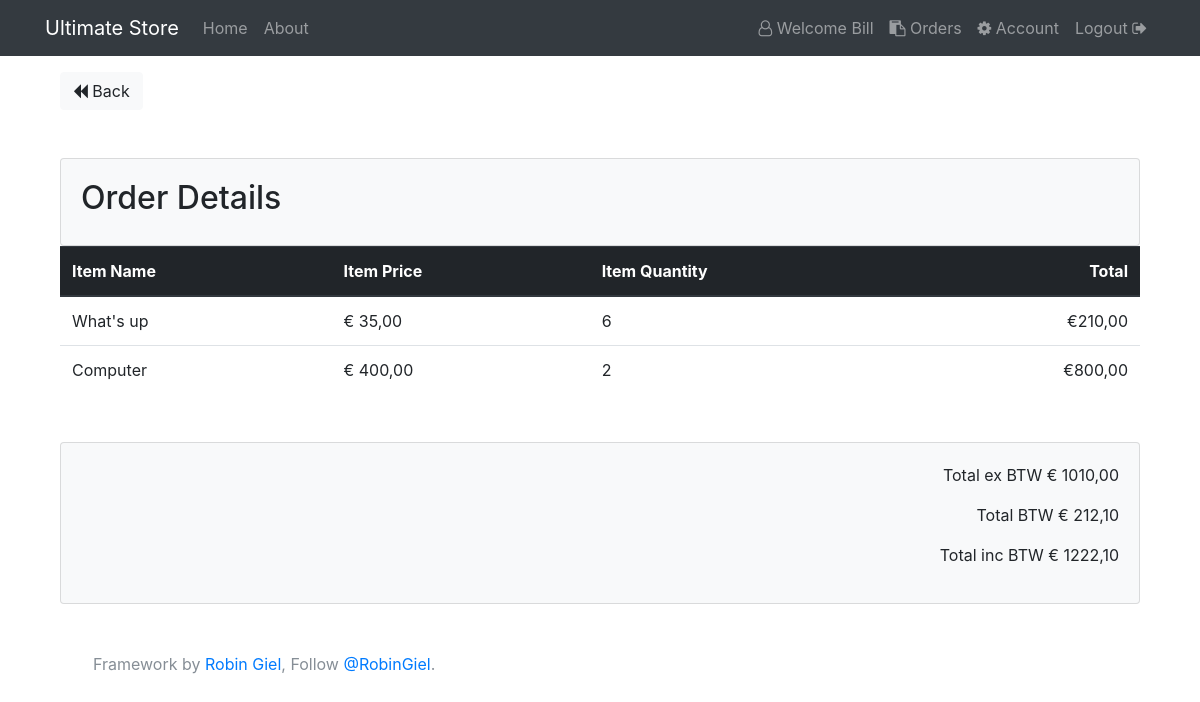
The page /orders/details/2 (signed in) on the database its author committed.
### tables this page shows
CREATE TABLE `users` (
  `id` int(11) NOT NULL,
  `name` varchar(255) NOT NULL,
  `email` varchar(255) NOT NULL,
  `password` varchar(255) NOT NULL,
  `created_at` datetime NOT NULL DEFAULT CURRENT_TIMESTAMP,
  `role` varchar(255) NOT NULL
);

CREATE TABLE `order_details` (
  `id` int(11) NOT NULL,
  `product_id` int(11) NOT NULL,
  `product_price` double(10,2) NOT NULL,
  `quantity` int(11) NOT NULL,
  `completed_orders_id` int(11) NOT NULL
);

CREATE TABLE `products` (
  `id` int(11) NOT NULL,
  `name` varchar(255) NOT NULL,
  `description` varchar(255) NOT NULL,
  `category` int(11) NOT NULL,
  `price` double(10,2) NOT NULL,
  `img` varchar(255) NOT NULL,
  `user_id` int(11) NOT NULL
);

### app/controllers/Orders.php (called while the page is built, shortened)
<?php
    class Orders extends Controller {
        public function __construct(){
            $this->userModel = $this->model('User');
            $this->orderModel = $this->model('Order');
            $this->productModel = $this->model('Product');
        }
        public function details($id){
            $order = $this->orderModel->getOrderDetailsById($id);
            $product = $this->productModel->getProductById($id);
            $data = [
                'orders' =>  $order,
                'products' => $product
            ];
            $this->view('orders/details', $data);
        }
    }

### app/libraries/Core.php (called while the page is built, shortened)
<?php
class Core{
    protected $currentMethod = 'index';
    public function __construct(){
        $url = $this->getUrl();
        if(file_exists('../app/controllers/' . ucwords($url[0]).'.php')){
            unset($url[0]);
        }
        $this->currentController =  new $this->currentController;
        if(isset($url[1])){
            if(method_exists($this->currentController, $url[1])){
                $this->currentMethod = $url[1];
                unset($url[1]);
            }
        }
        $this->params = $url ? array_values($url) : [];
        call_user_func_array([$this->currentController, $this->currentMethod], $this->params);
    }
    public function getUrl(){
        if(isset($_GET['url'])){
            $url = trim($_GET['url'], '/');
            $url = filter_var($url, FILTER_SANITIZE_URL);
            $url = explode('/', $url);
            return $url;
        }
    }
}

### public/index.php (called while the page is built, shortened)
<?php
$init = new Core;

### app/libraries/Database.php (called while the page is built, shortened)
<?php
    class Database {
        private $host = DB_HOST;
        private $user = DB_USER;
        private $pass = DB_PASS;
        private $dbname = DB_NAME;
        private $dbh;
        private $stmt;
        public function __construct(){
            $dsn = 'mysql:host=' . $this->host . ';dbname=' . $this->dbname;
            $options = array(
                PDO::ATTR_PERSISTENT => true,
                PDO::ATTR_ERRMODE => PDO::ERRMODE_EXCEPTION
            );
            try{
                $this->dbh = new PDO($dsn, $this->user, $this->pass, $options);
            } catch(PDOException $e){
                $this->error = $e->getMessage();
                echo $this->error;
            }
        }
        public function query($sql){
            $this->stmt = $this->dbh->prepare($sql);
        }
        public function bind($param, $value, $type = null){
            if(is_null($type)){
                switch (true){
                    default:
                    $type = PDO::PARAM_STR;
                }
            }
            $this->stmt->bindValue($param, $value, $type);
        }
        public function execute(){
            return $this->stmt->execute();
        }
        public function resultSet(){
            $this->execute();
            return $this->stmt->fetchAll(PDO::FETCH_OBJ);
        }
        public function single(){
            $this->execute();
            return $this->stmt->fetch(PDO::FETCH_OBJ);
        }
    }

### app/models/User.php (called while the page is built, shortened)
<?php
    class User {
        private $db;
        public function __construct(){
            $this->db = new Database;
        }
         public function getUserById($id){
            $this->db->query('SELECT * FROM users WHERE id = :id');
            $this->db->bind(':id', $id);
            $row = $this->db->single();
            return $row;
        }
    }

### app/models/Order.php (called while the page is built, shortened)
<?php
    class Order{
        private $db;
        public function __construct(){
            $this->db = new Database;
        }
        public function getOrderDetailsById($id){
            $this->db->query('SELECT
                            order_details.product_id as productId,
                            products.name as productName,
                            order_details.product_price as productPrice,
                            order_details.quantity as productQuantity
                            FROM order_details
                            INNER JOIN products
                            ON  order_details.product_id = products.id
                            WHERE completed_orders_id = :id');
            $this->db->bind(':id', $id);
            $results = $this->db->resultSet();
            return $results;
        }
    }

### app/views/orders/details.php (the view, shortened to what this page needs)
    <?php require APPROOT . '/views/inc/header.php'; ?>
    <a href="<?php echo URLROOT; ?>/orders" class="btn btn-light"><i class="fa fa-backward"></i> Back</a>
    <div class="card card-body bg-light mt-5">
        <h2>Order Details</h2>
    </div>
    <table class="table">
  <thead class="thead-dark">
    <tr>
      <th scope="col">Item Name</th>
      <th scope="col">Item Price</th>
      <th scope="col">Item Quantity</th>
      <th scope="col" class="text-right">Total</th>
    </tr>
  </thead>
  <tbody>
  <?php
  foreach($data['orders'] as $order): ?>
    <tr>
     <td><?php echo $order->productName; ?></td>
     <td>&euro; <?php echo number_format($order->productPrice, 2, ',', ''); ?></td>
     <td><?php echo $order->productQuantity; ?></td>
     <td class="text-right">&euro;<?php
      $TotalproductPrice = $order->productPrice * $order->productQuantity;
     echo number_format($TotalproductPrice, 2, ',', '');?></td>
    </tr>
  <?php endforeach; ?>
  </tbody>
</table>
    <div class="card card-body bg-light mt-5">
    <p class="text-right"> Total ex BTW &euro; <?php
        $sum = 0;
          foreach($data['orders'] as $order){
            $value = $order->productPrice * $order->productQuantity;
            $sum +=  $value;
          }
          echo number_format($sum, 2, ',', '');
        ?>
      </p>
      <p class="text-right">Total BTW &euro; <?php
       $tax = $sum / 100 * 21;
       echo number_format($tax, 2, ',', '');
      ?></p>
      <p class="text-right">Total inc BTW &euro; <?php
       $totalBtw = $sum + $tax;
       echo number_format($totalBtw, 2, ',', '');
      ?></p>
  </div>
<?php require APPROOT . '/views/inc/footer.php'; ?>

### app/views/inc/navbar.php (shortened to what this page needs)
<header>
<nav class="navbar navbar-expand-lg navbar-dark bg-dark mb-3">
    <div class="container">
      <a class="navbar-brand" href="<?php echo URLROOT; ?>/pages/index"><?php echo SITENAME; ?></a>
      <div class="collapse navbar-collapse" id="navbarsExampleDefault">
        <ul class="navbar-nav mr-auto">
          <li class="nav-item">
            <a class="nav-link" href="<?php echo URLROOT; ?>/pages/index">Home</a>
          </li>
          <li class="nav-item">
            <a class="nav-link" href="<?php echo URLROOT; ?>/pages/about">About</a>
          </li>
        </ul>
        <ul class="navbar-nav ml-auto">
         <?php
         if(isset($_SESSION['user_id']) && $_SESSION['user_role'] === 'medewerker' ) : ?>
          <li class="nav-item">
            <a class="nav-link" href="#"><i class="fa fa-user-o" aria-hidden="true"></i> Welcome <?php $id = $_SESSION['user_id'];
            $user = $this->userModel->getUserById($id); echo $user->name; ?></a>
          </li>
          <li class="nav-item">
            <a class="nav-link" href="<?php echo URLROOT; ?>/orders"><i class="fa fa-clipboard" aria-hidden="true"></i> Orders</a>
          </li>
          <li class="nav-item">
            <a class="nav-link" href="<?php echo URLROOT; ?>/accounts"><i class="fa fa-cog" aria-hidden="true"></i> Account</a>
          </li>
          <li class="nav-item">
            <a class="nav-link" href="<?php echo URLROOT; ?>/users/logout">Logout <i class="fa fa-sign-out" aria-hidden="true"></i></a>
          </li>
        <?php endif; ?>
        </ul>
      </div>
    </div>
</nav>
</header>

### rows shown on the page
users: name "Bill"
order_details: product.name "What's up", product_price "35,00", quantity "6", TotalproductPrice "210,00"
order_details: product.name "Computer", product_price "400,00", quantity "2", TotalproductPrice "800,00"

### other values the page prints
SITENAME "Ultimate Store"
$sum "1010,00"
$tax "212,10"
$totalBtw "1222,10"
